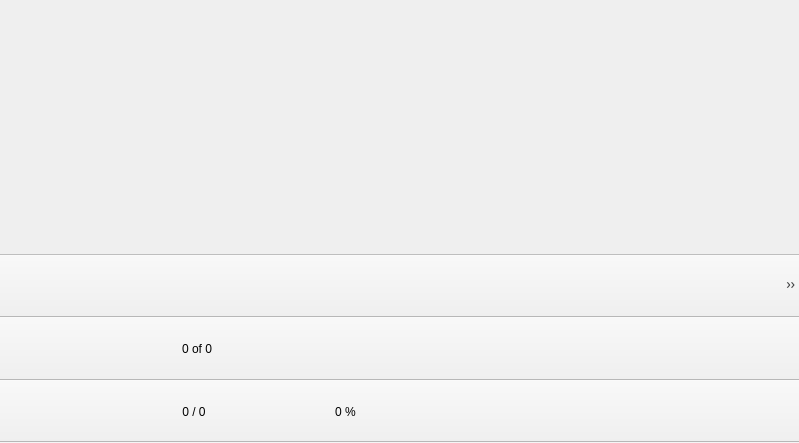
<?xml version="1.0" encoding="UTF-8"?>
<ui version="4.0">
 <class>MainWindow</class>
 <widget class="QMainWindow" name="MainWindow">
  <property name="geometry">
   <rect>
    <x>0</x>
    <y>0</y>
    <width>799</width>
    <height>443</height>
   </rect>
  </property>
  <property name="focusPolicy">
   <enum>Qt::ClickFocus</enum>
  </property>
  <property name="windowTitle">
   <string>Calligra Mobile</string>
  </property>
  <widget class="QWidget" name="centralwidget"/>
  <widget class="QToolBar" name="viewToolBar">
   <property name="acceptDrops">
    <bool>true</bool>
   </property>
   <property name="windowTitle">
    <string>toolBar</string>
   </property>
   <property name="movable">
    <bool>false</bool>
   </property>
   <property name="iconSize">
    <size>
     <width>48</width>
     <height>48</height>
    </size>
   </property>
   <property name="toolButtonStyle">
    <enum>Qt::ToolButtonIconOnly</enum>
   </property>
   <property name="floatable">
    <bool>false</bool>
   </property>
   <attribute name="toolBarArea">
    <enum>BottomToolBarArea</enum>
   </attribute>
   <attribute name="toolBarBreak">
    <bool>false</bool>
   </attribute>
   <addaction name="actionEdit"/>
   <addaction name="actionSearch"/>
   <addaction name="actionPrevPage"/>
   <addaction name="actionPageNumber"/>
   <addaction name="actionNextPage"/>
   <addaction name="actionZoomOut"/>
   <addaction name="actionZoomLevel"/>
   <addaction name="actionZoomIn"/>
   <addaction name="actionSlidingMotion"/>
   <addaction name="actionFullScreen"/>
  </widget>
  <widget class="QToolBar" name="SearchToolBar">
   <property name="focusPolicy">
    <enum>Qt::ClickFocus</enum>
   </property>
   <property name="windowTitle">
    <string>toolBar</string>
   </property>
   <property name="movable">
    <bool>false</bool>
   </property>
   <property name="iconSize">
    <size>
     <width>48</width>
     <height>48</height>
    </size>
   </property>
   <property name="floatable">
    <bool>false</bool>
   </property>
   <attribute name="toolBarArea">
    <enum>BottomToolBarArea</enum>
   </attribute>
   <attribute name="toolBarBreak">
    <bool>true</bool>
   </attribute>
   <addaction name="actionSearch"/>
   <addaction name="actionSearchOption"/>
   <addaction name="actionPrevWord"/>
   <addaction name="actionSearchResult"/>
   <addaction name="actionNextWord"/>
   <addaction name="actionFullScreen"/>
  </widget>
  <widget class="QToolBar" name="EditToolBar">
   <property name="focusPolicy">
    <enum>Qt::ClickFocus</enum>
   </property>
   <property name="windowTitle">
    <string>toolBar</string>
   </property>
   <property name="movable">
    <bool>false</bool>
   </property>
   <property name="iconSize">
    <size>
     <width>48</width>
     <height>48</height>
    </size>
   </property>
   <property name="floatable">
    <bool>false</bool>
   </property>
   <attribute name="toolBarArea">
    <enum>BottomToolBarArea</enum>
   </attribute>
   <attribute name="toolBarBreak">
    <bool>true</bool>
   </attribute>
   <addaction name="actionEdit"/>
   <addaction name="actionSelect"/>
   <addaction name="actionInsert"/>
   <addaction name="actionInsertImage"/>
   <addaction name="actionInsertTextShape"/>
   <addaction name="actionInsertTable"/>
   <addaction name="actionShowCCP"/>
   <addaction name="actionCut"/>
   <addaction name="actionCopy"/>
   <addaction name="actionPaste"/>
   <addaction name="actionUndo"/>
   <addaction name="actionRedo"/>
   <addaction name="actionStyle"/>
   <addaction name="actionFormat"/>
   <addaction name="actionMathOp"/>
  </widget>
  <action name="actionSearch">
   <property name="checkable">
    <bool>true</bool>
   </property>
   <property name="enabled">
    <bool>true</bool>
   </property>
   <property name="icon">
    <iconset resource="CalligraMobile.qrc">
     <normaloff>:/images/48x48/Edittoolbaricons/Search.png</normaloff>:/images/48x48/Edittoolbaricons/Search.png</iconset>
   </property>
   <property name="text">
    <string/>
   </property>
  </action>
  <action name="actionPrevPage">
   <property name="icon">
    <iconset resource="CalligraMobile.qrc">
     <normaloff>:/images/48x48/Edittoolbaricons/Previous.png</normaloff>:/images/48x48/Edittoolbaricons/Previous.png</iconset>
   </property>
   <property name="text">
    <string/>
   </property>
   <property name="autoRepeat">
    <bool>true</bool>
   </property>
   <property name="priority">
    <enum>QAction::HighPriority</enum>
   </property>
  </action>
  <action name="actionNextPage">
   <property name="icon">
    <iconset resource="CalligraMobile.qrc">
     <normaloff>:/images/48x48/Edittoolbaricons/Next.png</normaloff>:/images/48x48/Edittoolbaricons/Next.png</iconset>
   </property>
   <property name="text">
    <string/>
   </property>
  </action>
  <action name="actionZoomIn">
   <property name="icon">
    <iconset resource="CalligraMobile.qrc">
     <normaloff>:/images/48x48/Edittoolbaricons/ZoomIn.png</normaloff>:/images/48x48/Edittoolbaricons/ZoomIn.png</iconset>
   </property>
   <property name="text">
    <string/>
   </property>
  </action>
  <action name="actionZoomOut">
   <property name="icon">
    <iconset resource="CalligraMobile.qrc">
     <normaloff>:/images/48x48/Edittoolbaricons/ZoomOut.png</normaloff>:/images/48x48/Edittoolbaricons/ZoomOut.png</iconset>
   </property>
   <property name="text">
    <string/>
   </property>
  </action>
  <action name="actionFullScreen">
   <property name="icon">
    <iconset resource="CalligraMobile.qrc">
     <normaloff>:/images/48x48/general_fullsize.png</normaloff>:/images/48x48/general_fullsize.png</iconset>
   </property>
  </action>
  <action name="actionPageNumber">
   <property name="text">
    <string>0 / 0</string>
   </property>
   <property name="font">
    <font/>
   </property>
  </action>
  <action name="actionZoomLevel">
   <property name="text">
    <string>0 %</string>
   </property>
   <property name="font">
    <font/>
   </property>
  </action>
  <action name="actionSearchResult">
   <property name="text">
    <string>0 of 0</string>
   </property>
   <property name="font">
    <font/>
   </property>
  </action>
  <action name="actionZoom">
   <property name="checkable">
    <bool>true</bool>
   </property>
   <property name="icon">
    <iconset>
     <normaloff>../../../../../../../../../../usr/share/icons/hicolor/26x26/hildon/qgn_toolb_gene_zoomin.png</normaloff>../../../../../../../../../../usr/share/icons/hicolor/26x26/hildon/qgn_toolb_gene_zoomin.png</iconset>
   </property>
  </action>
  <action name="actionOpen">
   <property name="icon">
    <iconset>
     <normaloff>../../../../../../../../../../usr/share/icons/hicolor/48x48/hildon/general_toolbar_folder.png</normaloff>../../../../../../../../../../usr/share/icons/hicolor/48x48/hildon/general_toolbar_folder.png</iconset>
   </property>
   <property name="text">
    <string>Open</string>
   </property>
   <property name="iconVisibleInMenu">
    <bool>false</bool>
   </property>
  </action>
  <action name="actionNew">
   <property name="icon">
    <iconset>
     <normaloff>../../../../../../../../../../usr/share/icons/hicolor/48x48/hildon/general_toolbar_folder.png</normaloff>../../../../../../../../../../usr/share/icons/hicolor/48x48/hildon/general_toolbar_folder.png</iconset>
   </property>
   <property name="text">
    <string>New</string>
   </property>
   <property name="iconVisibleInMenu">
    <bool>false</bool>
   </property>
  </action>
  <action name="actionSaveAs">
   <property name="icon">
    <iconset>
     <normaloff>../../../../../../../../../../usr/share/icons/hicolor/48x48/hildon/general_toolbar_folder.png</normaloff>../../../../../../../../../../usr/share/icons/hicolor/48x48/hildon/general_toolbar_folder.png</iconset>
   </property>
   <property name="text">
    <string>SaveAs</string>
   </property>
   <property name="iconVisibleInMenu">
    <bool>false</bool>
   </property>
  </action>
  <action name="actionExit">
   <property name="icon">
    <iconset>
     <normaloff>../../../../../../../../../../usr/share/icons/hicolor/48x48/hildon/general_toolbar_folder.png</normaloff>../../../../../../../../../../usr/share/icons/hicolor/48x48/hildon/general_toolbar_folder.png</iconset>
   </property>
   <property name="text">
    <string>Exit</string>
   </property>
   <property name="iconVisibleInMenu">
    <bool>false</bool>
   </property>
  </action>
  <action name="actionHelp">
   <property name="icon">
    <iconset>
     <normaloff>../../../../../../../../../../usr/share/icons/hicolor/48x48/hildon/general_toolbar_folder.png</normaloff>../../../../../../../../../../usr/share/icons/hicolor/48x48/hildon/general_toolbar_folder.png</iconset>
   </property>
   <property name="text">
    <string>Help</string>
   </property>
   <property name="iconVisibleInMenu">
    <bool>false</bool>
   </property>
  </action>
  <action name="actionSave">
   <property name="icon">
    <iconset>
     <normaloff>../../../../../../../../../../usr/share/icons/hicolor/48x48/hildon/general_toolbar_folder.png</normaloff>../../../../../../../../../../usr/share/icons/hicolor/48x48/hildon/general_toolbar_folder.png</iconset>
   </property>
   <property name="text">
    <string>Save</string>
   </property>
   <property name="iconVisibleInMenu">
    <bool>false</bool>
   </property>
  </action>
  <action name="actionAbout">
   <property name="icon">
    <iconset>
     <normaloff>../../../../../../../../../../usr/share/icons/hicolor/48x48/hildon/general_toolbar_folder.png</normaloff>../../../../../../../../../../usr/share/icons/hicolor/48x48/hildon/general_toolbar_folder.png</iconset>
   </property>
   <property name="text">
    <string>About</string>
   </property>
   <property name="iconVisibleInMenu">
    <bool>false</bool>
   </property>
  </action>
  <action name="actionClose">
   <property name="icon">
    <iconset>
     <normaloff>../../../../../../../../../../usr/share/icons/hicolor/48x48/hildon/general_toolbar_folder.png</normaloff>../../../../../../../../../../usr/share/icons/hicolor/48x48/hildon/general_toolbar_folder.png</iconset>
   </property>
   <property name="text">
    <string>Close</string>
   </property>
   <property name="iconVisibleInMenu">
    <bool>false</bool>
   </property>
  </action>
  <action name="actionPrevWord">
   <property name="icon">
    <iconset resource="CalligraMobile.qrc">
     <normaloff>:/images/48x48/general_back.png</normaloff>:/images/48x48/general_back.png</iconset>
   </property>
   <property name="text">
    <string/>
   </property>
   <property name="iconText">
    <string/>
   </property>
  </action>
  <action name="actionNextWord">
   <property name="icon">
    <iconset resource="CalligraMobile.qrc">
     <normaloff>:/images/48x48/general_forward.png</normaloff>:/images/48x48/general_forward.png</iconset>
   </property>
   <property name="text">
    <string/>
   </property>
  </action>
  <action name="actionSearchOption">
   <property name="checkable">
    <bool>false</bool>
   </property>
   <property name="enabled">
    <bool>false</bool>
   </property>
   <property name="text">
    <string/>
   </property>
   <property name="iconText">
    <string/>
   </property>
   <property name="visible">
    <bool>false</bool>
   </property>
  </action>
  <action name="actionEdit">
   <property name="checkable">
    <bool>true</bool>
   </property>
   <property name="enabled">
    <bool>true</bool>
   </property>
   <property name="icon">
    <iconset resource="CalligraMobile.qrc">
     <normaloff>:/images/48x48/Edittoolbaricons/EditMode.png</normaloff>:/images/48x48/Edittoolbaricons/EditMode.png</iconset>
   </property>
   <property name="text">
    <string/>
   </property>
  </action>
  <action name="actionFormat">
   <property name="enabled">
    <bool>true</bool>
   </property>
   <property name="icon">
    <iconset resource="CalligraMobile.qrc">
     <normaloff>:/images/48x48/Edittoolbaricons/Format.png</normaloff>:/images/48x48/Edittoolbaricons/Format.png</iconset>
   </property>
   <property name="text">
    <string/>
   </property>
   <property name="visible">
    <bool>true</bool>
   </property>
  </action>
  <action name="actionStyle">
   <property name="icon">
    <iconset resource="CalligraMobile.qrc">
     <normaloff>:/images/48x48/Edittoolbaricons/FontStyle.png</normaloff>:/images/48x48/Edittoolbaricons/FontStyle.png</iconset>
   </property>
   <property name="text">
    <string/>
   </property>
  </action>
  <action name="actionCopy">
   <property name="icon">
    <iconset resource="CalligraMobile.qrc">
     <normaloff>:/images/48x48/Edittoolbaricons/Copy.png</normaloff>:/images/48x48/Edittoolbaricons/Copy.png</iconset>
   </property>
   <property name="text">
    <string/>
   </property>
  </action>
  <action name="actionPaste">
   <property name="icon">
    <iconset resource="CalligraMobile.qrc">
     <normaloff>:/images/48x48/Edittoolbaricons/Paste.png</normaloff>:/images/48x48/Edittoolbaricons/Paste.png</iconset>
   </property>
   <property name="text">
    <string/>
   </property>
  </action>
  <action name="actionCut">
   <property name="icon">
    <iconset resource="CalligraMobile.qrc">
     <normaloff>:/images/48x48/Edittoolbaricons/Cut.png</normaloff>:/images/48x48/Edittoolbaricons/Cut.png</iconset>
   </property>
   <property name="text">
    <string/>
   </property>
  </action>
  <action name="actionUndo">
   <property name="icon">
    <iconset resource="CalligraMobile.qrc">
     <normaloff>:/images/48x48/Edittoolbaricons/Undo.png</normaloff>:/images/48x48/Edittoolbaricons/Undo.png</iconset>
   </property>
   <property name="text">
    <string/>
   </property>
  </action>
  <action name="actionRedo">
   <property name="icon">
    <iconset resource="CalligraMobile.qrc">
     <normaloff>:/images/48x48/Edittoolbaricons/Redo.png</normaloff>:/images/48x48/Edittoolbaricons/Redo.png</iconset>
   </property>
   <property name="text">
    <string/>
   </property>
  </action>
  <action name="actionCollaborate">
   <property name="icon">
    <iconset resource="CalligraMobile.qrc">
     <normaloff>:/images/48x48/Edittoolbaricons/Collaborate.png</normaloff>:/images/48x48/Edittoolbaricons/Collaborate.png</iconset>
   </property>
   <property name="text">
    <string>Collaborate</string>
   </property>
  </action>
  <action name="actionSlidingMotion">
   <property name="icon">
    <iconset resource="CalligraMobile.qrc">
     <normaloff>:/images/48x48/Edittoolbaricons/SlidingMotion.png</normaloff>:/images/48x48/Edittoolbaricons/SlidingMotion.png</iconset>
   </property>
   <property name="text">
    <string/>
   </property>
  </action>
  <action name="actionMathOp">
   <property name="icon">
    <iconset resource="CalligraMobile.qrc">
     <normaloff>:/images/48x48/Edittoolbaricons/Math.png</normaloff>:/images/48x48/Edittoolbaricons/Math.png</iconset>
   </property>
   <property name="text">
    <string/>
   </property>
  </action>
  <action name="actionPresentation">
   <property name="text">
    <string>Presentation</string>
   </property>
  </action>
  <action name="actionDigitalSignature">
   <property name="text">
    <string>Digital Signature</string>
   </property>
  </action>
  <action name="actionInsertImage">
   <property name="icon">
    <iconset resource="CalligraMobile.qrc">
     <normaloff>:/images/48x48/Edittoolbaricons/Picture.png</normaloff>:/images/48x48/Edittoolbaricons/Picture.png</iconset>
   </property>
   <property name="text">
    <string/>
   </property>
  </action>
  <action name="actionInsert">
   <property name="checkable">
    <bool>true</bool>
   </property>
   <property name="icon">
    <iconset resource="CalligraMobile.qrc">
     <normaloff>:/images/48x48/Edittoolbaricons/Insert.png</normaloff>:/images/48x48/Edittoolbaricons/Insert.png</iconset>
   </property>
   <property name="text">
    <string/>
   </property>
  </action>
  <action name="actionSelect">
   <property name="icon">
    <iconset resource="CalligraMobile.qrc">
     <normaloff>:/images/48x48/Edittoolbaricons/Cursor.png</normaloff>:/images/48x48/Edittoolbaricons/Cursor.png</iconset>
   </property>
   <property name="text">
    <string/>
   </property>
  </action>
  <action name="actionShowCCP">
   <property name="checkable">
    <bool>true</bool>
   </property>
   <property name="icon">
    <iconset resource="CalligraMobile.qrc">
     <normaloff>:/images/48x48/Edittoolbaricons/CCP.png</normaloff>:/images/48x48/Edittoolbaricons/CCP.png</iconset>
   </property>
   <property name="text">
    <string/>
   </property>
   <property name="iconVisibleInMenu">
    <bool>true</bool>
   </property>
  </action>
  <action name="actionInsertTextShape">
   <property name="icon">
    <iconset resource="CalligraMobile.qrc">
     <normaloff>:/images/48x48/Edittoolbaricons/TextInsert.png</normaloff>:/images/48x48/Edittoolbaricons/TextInsert.png</iconset>
   </property>
   <property name="text">
    <string/>
   </property>
   <property name="toolTip">
    <string>insert text shape</string>
   </property>
  </action>
  <action name="actionInsertTable">
   <property name="icon">
    <iconset resource="CalligraMobile.qrc">
     <normaloff>:/images/48x48/Edittoolbaricons/InsertTable.png</normaloff>:/images/48x48/Edittoolbaricons/InsertTable.png</iconset>
   </property>
   <property name="text">
    <string/>
   </property>
  </action>
 </widget>
 <resources>
  <include location="CalligraMobile.qrc"/>
 </resources>
 <connections/>
</ui>
